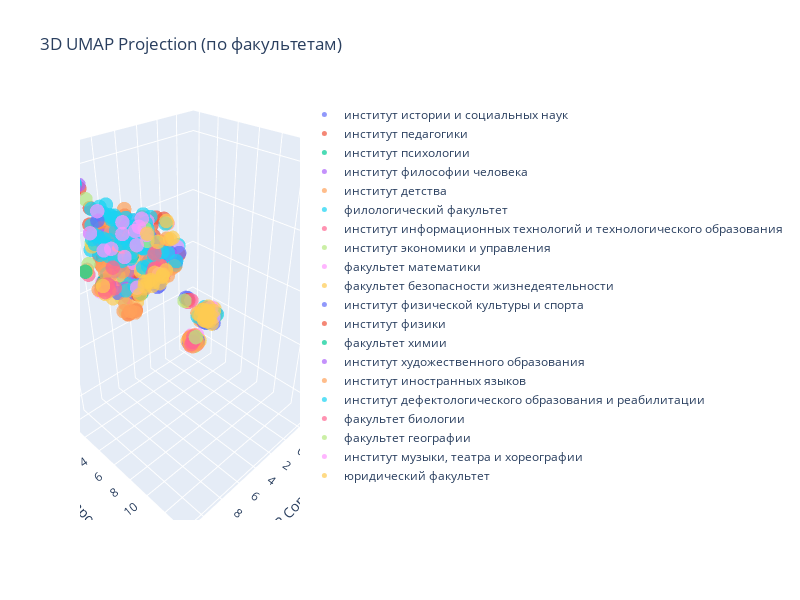

Notebook code for this chart:
### Code cell
# Визуализация результатов UMAP
print("\n=== ВИЗУАЛИЗАЦИЯ UMAP ===\n")

# 2D визуализация
fig, axes = plt.subplots(1, 2, figsize=(15, 6))

# График 2D UMAP
axes[0].scatter(X_umap_2d[:, 0], X_umap_2d[:, 1], alpha=0.6, s=50)
axes[0].set_xlabel('UMAP Component 1')
axes[0].set_ylabel('UMAP Component 2')
axes[0].set_title('2D UMAP Projection')
axes[0].grid(True, alpha=0.3)

# График 2D UMAP с цветовой кодировкой по факультетам
faculties = df['На каком факультете/в каком институте Вы обучаетесь?'].unique()
colors = plt.cm.Set1(np.linspace(0, 1, len(faculties)))

for i, faculty in enumerate(faculties):
    mask = df['На каком факультете/в каком институте Вы обучаетесь?'] == faculty
    axes[1].scatter(X_umap_2d[mask, 0], X_umap_2d[mask, 1], 
                   label=faculty, alpha=0.7, s=50, c=[colors[i]])

axes[1].set_xlabel('UMAP Component 1')
axes[1].set_ylabel('UMAP Component 2')
axes[1].set_title('2D UMAP Projection (по факультетам)')
axes[1].legend(bbox_to_anchor=(1.05, 1), loc='upper left')
axes[1].grid(True, alpha=0.3)

plt.tight_layout()
plt.show()

# 3D визуализация с Plotly
fig_3d = go.Figure()

# Добавляем точки для каждого факультета
for faculty in faculties:
    mask = df['На каком факультете/в каком институте Вы обучаетесь?'] == faculty
    fig_3d.add_trace(go.Scatter3d(
        x=X_umap_3d[mask, 0],
        y=X_umap_3d[mask, 1],
        z=X_umap_3d[mask, 2],
        mode='markers',
        name=faculty,
        marker=dict(size=5, opacity=0.7)
    ))

fig_3d.update_layout(
    title='3D UMAP Projection (по факультетам)',
    scene=dict(
        xaxis_title='UMAP Component 1',
        yaxis_title='UMAP Component 2',
        zaxis_title='UMAP Component 3'
    ),
    width=800,
    height=600
)

fig_3d.show()

print("Подготовка данных завершена!")
print(f"\nИтоговые наборы данных для кластеризации:")
print(f"1. X_original: исходные бинарные данные {X_original.shape}")
print(f"2. X_scaled: стандартизированные данные {X_scaled.shape}")
print(f"3. X_umap_2d_df: 2D UMAP данные {X_umap_2d_df.shape}")
print(f"4. X_umap_3d_df: 3D UMAP данные {X_umap_3d_df.shape}")
